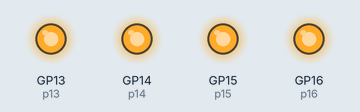
Recording of a program running on a simulated Raspberry Pi Pico running MicroPython. On the bench: output pins drawn as LEDs (lit = HIGH).

Above: at 0.2 s.
At 1.7 s:
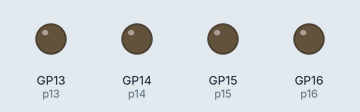
Timing chart, 0 to 3.0 s (numbered marks = the images above):
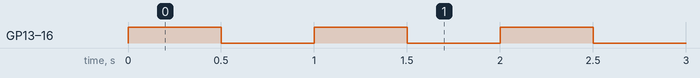

The program:

Lab_2-1.py
```python
from machine import Pin
import  time

p13 = Pin(13,Pin.OUT)
p14 = Pin(14,Pin.OUT)
p15 = Pin(15,Pin.OUT)
p16 = Pin(16,Pin.OUT)


while True:
    p13.on()
    p14.on()
    p15.on()
    p16.on()
    time.sleep_ms(500)
    p13.off()
    p14.off()
    p15.off()
    p16.off()
    time.sleep_ms(500)
```

Measured:
- by itself, GP13 (p13), GP14 (p14), GP15 (p15), GP16 (p16): alternates HIGH for 0.50 s and LOW for 0.50 s
